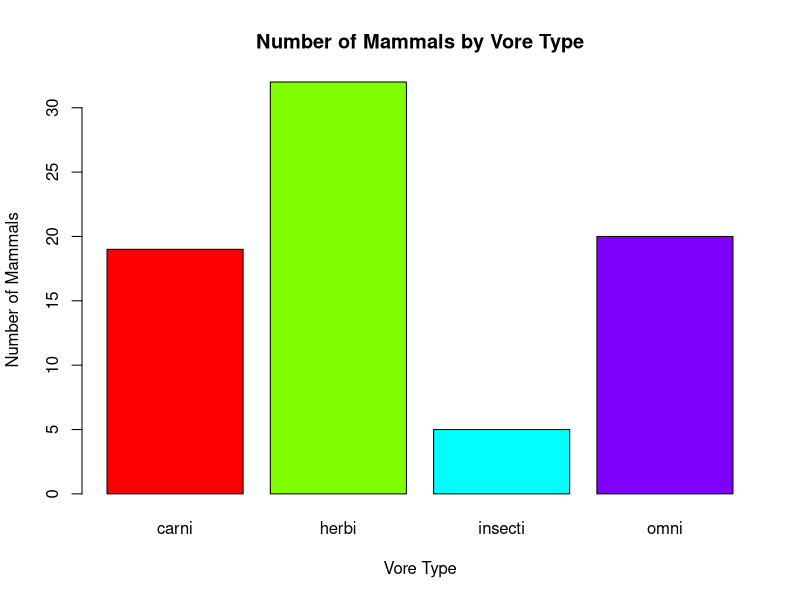
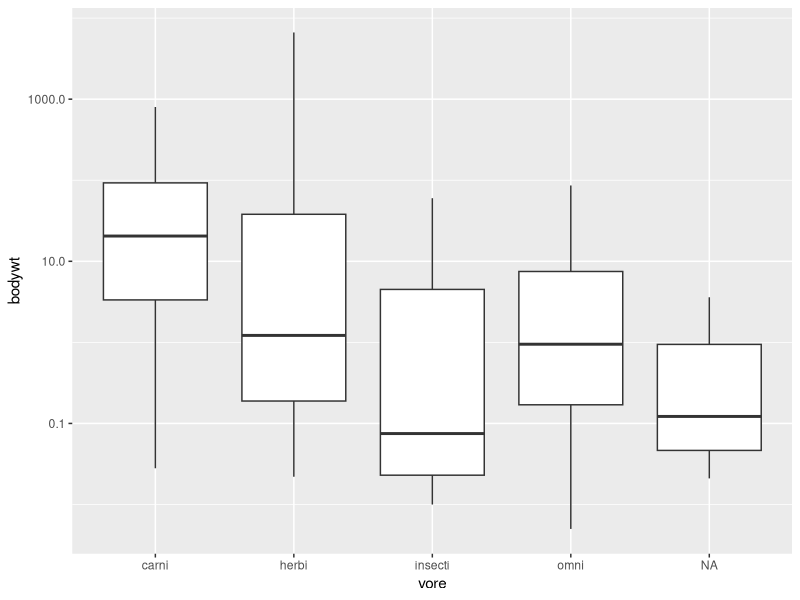
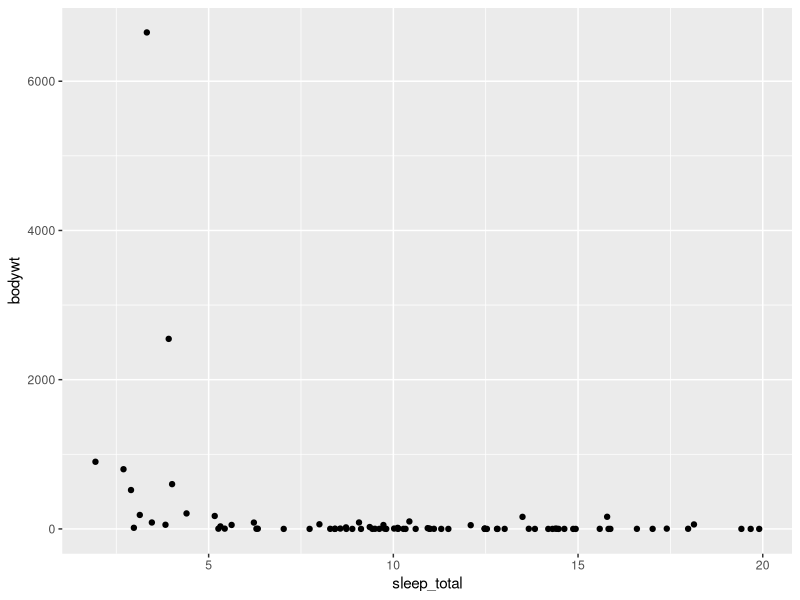
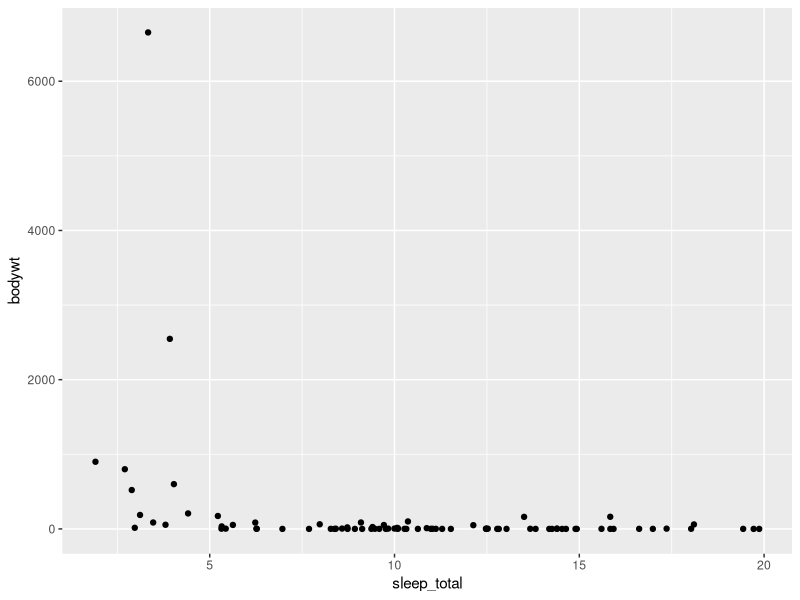
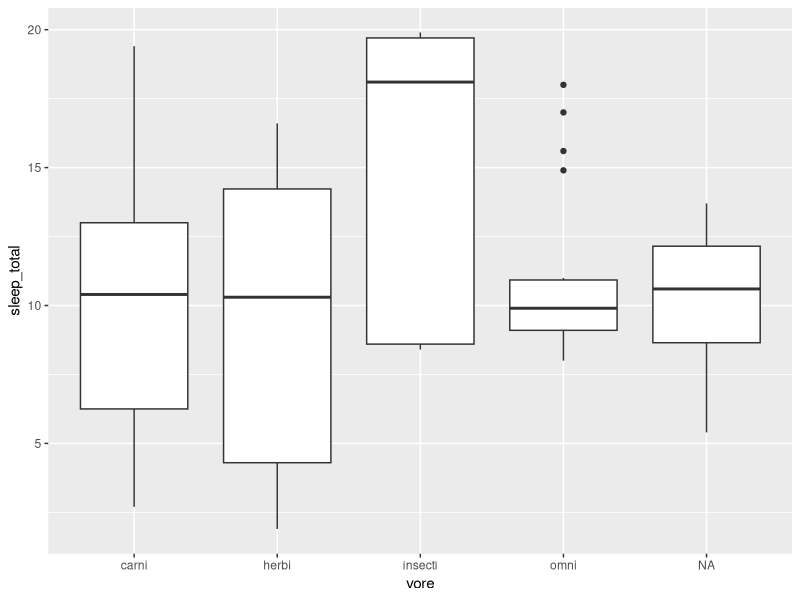
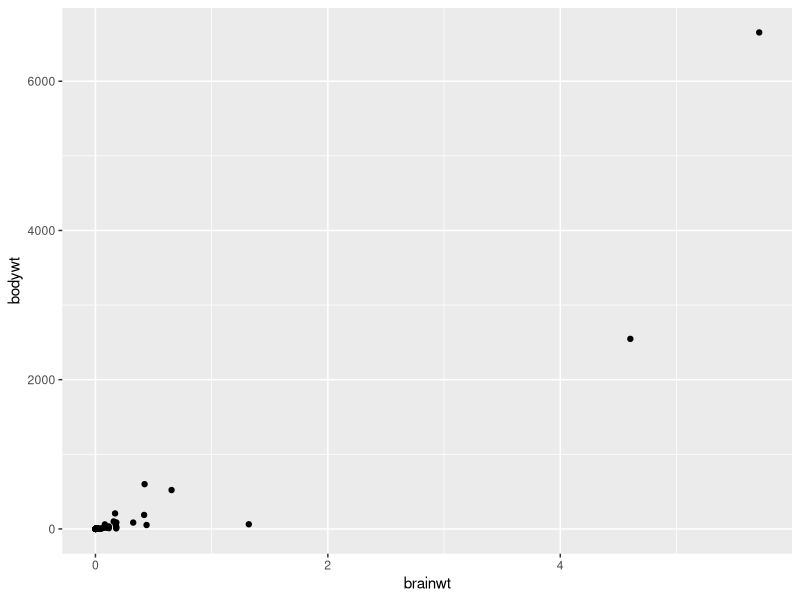

Write the R code that produced these figures, in order.
## ---- chunk 1
library("tidyverse")
options(scipen = 999) #disable scientific notation
data(msleep,package="ggplot2")
## ---- chunk 2
glimpse(msleep)
msleep<-msleep
## ---- chunk 3
glimpse(msleep)
## ---- chunk 4
names(msleep)
#?msleep
## ---- chunk 5


data(msleep, package = "ggplot2")
vore_counts <- table(msleep$vore)
barplot(vore_counts,
        main = "Number of Mammals by Vore Type",
        xlab = "Vore Type",
        ylab = "Number of Mammals",
        col = rainbow(length(vore_counts)))

#Herbivore is the most represented in the data
## ---- chunk 6
mean(msleep$sleep_total)
## ---- chunk 7
summary(msleep$bodywt)
## ---- chunk 8
ggplot(data=msleep,
   mapping=aes(x=vore,y=bodywt))+geom_boxplot()+scale_y_log10()
## ---- chunk 9
ggplot(msleep) +
  geom_jitter(aes(x=sleep_total, y=bodywt))
   
## ---- chunk 10
ggplot(msleep)+
  geom_jitter(aes(x=sleep_total, y=bodywt))
## ---- chunk 11
ggplot(msleep)+
  geom_boxplot(aes(x=vore, y=sleep_total))

#Carnivores tend to sleep the most
## ---- chunk 12
ggplot(msleep)+
  geom_jitter(aes(x=brainwt, y=bodywt))

## ---- chunk 13
